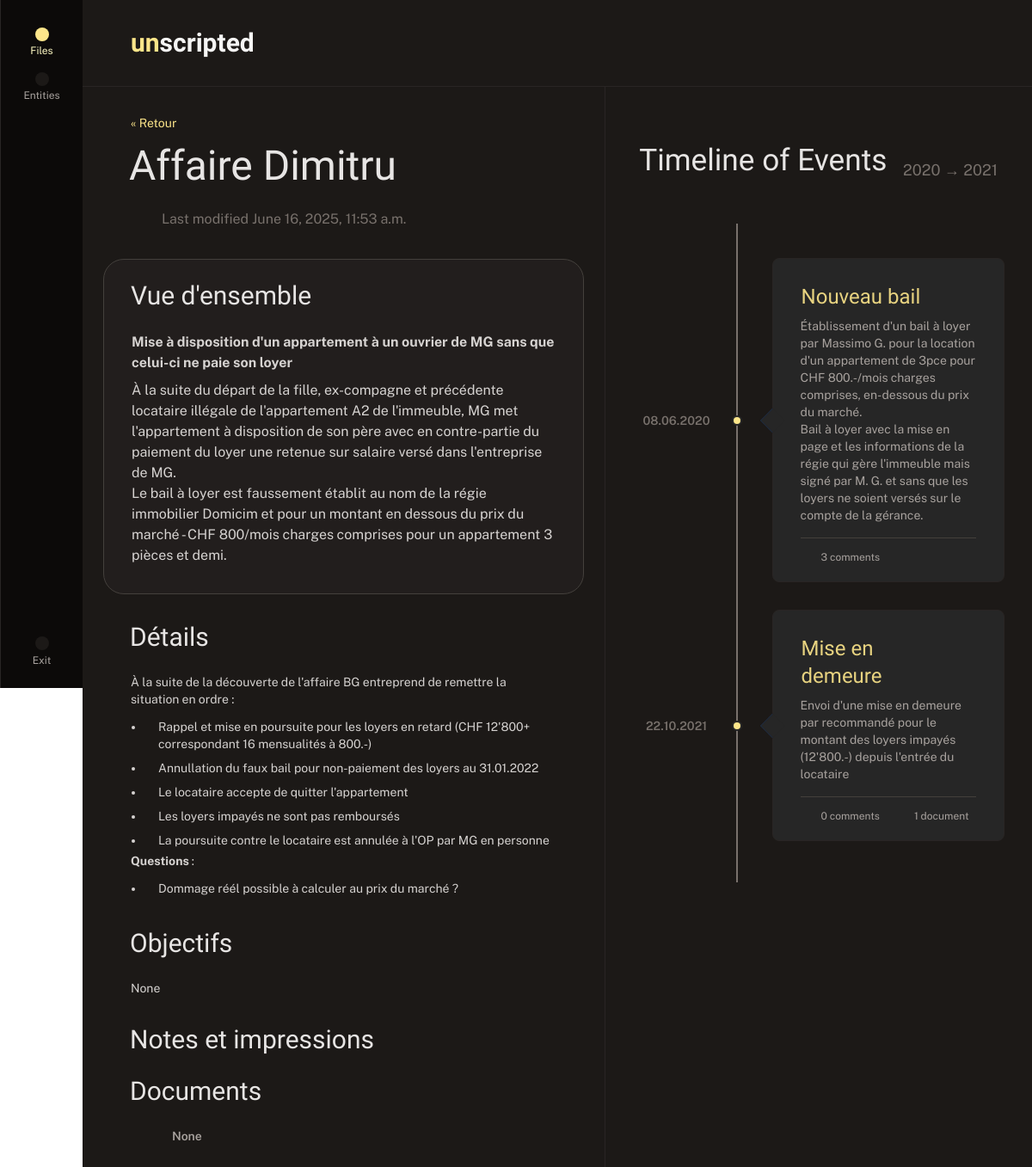
The page /files/affaire-dimitru/ (signed in) on the database its author committed.
### timeline/models.py (models this page shows, shortened)
class File(models.Model):
    owner = models.ForeignKey(User, on_delete=models.SET_NULL, null=True, blank=True, related_name="files")
    slug = models.SlugField(unique=True)
    parent = models.ForeignKey('self', on_delete=models.CASCADE, null=True, blank=True, related_name="children")
    name = models.CharField(max_length=200, unique=True)
    summary = RichTextField(blank=True, null=True)
    details = RichTextField(blank=True, null=True)
    information = RichTextField(blank=True, null=True, verbose_name="Practical informations")
    objectives = RichTextField(blank=True, null=True, verbose_name="Objectives")
    created_at = models.DateTimeField(auto_now_add=True)
    modified_at = models.DateTimeField(auto_now=True)
    documents = GenericRelation('UploadedDocument')
    notes = RichTextField(blank=True, null=True)
    comments = GenericRelation(Comment)
    tags = models.ManyToManyField('Tag', blank=True, related_name='file')
    active = models.BooleanField(default=False)
    def get_documents_from_events(self):
        event_ct = ContentType.objects.get_for_model(Event)
        return UploadedDocument.objects.filter(
            content_type=event_ct,
            object_id__in=self.events.values_list('id', flat=True)
        )

class UploadedDocument(models.Model):
    content_type = models.ForeignKey(ContentType, on_delete=models.CASCADE)
    object_id = models.PositiveIntegerField()
    content_object = GenericForeignKey("content_type", "object_id")
    document = models.FileField(upload_to="documents/")
    name = models.CharField(max_length=200, null=True, blank=True)
    description = models.CharField(max_length=200)
    uploaded_at = models.DateTimeField(auto_now_add=True)
    date = models.DateField(blank=True, null=True)
    date_approx_level = models.CharField(
        max_length=10,
        choices=APPROXIMATENESS_LEVELS,
        default='none',
    )
    tags = models.ManyToManyField('Tag', blank=True, related_name='uploaded_document')

class Event(models.Model):
    owner = models.ForeignKey(User, on_delete=models.SET_NULL, null=True, blank=True, related_name="events")
    file = models.ForeignKey(File, on_delete=models.SET_NULL, null=True, blank=True, related_name="events")
    name = models.CharField(max_length=200)
    date = models.DateField()
    date_approx_level = models.CharField(
        max_length=10,
        choices=APPROXIMATENESS_LEVELS,
        default='none',
    )
    description = RichTextField(blank=True, null=True)
    details = RichTextField(blank=True, null=True)
    abuse_types = models.ManyToManyField(AbuseType, blank=True)
    icon = models.CharField(max_length=50, blank=True)
    created_at = models.DateTimeField(auto_now_add=True)
    documents = GenericRelation('UploadedDocument')
    comments = GenericRelation(Comment)
    tags = models.ManyToManyField('Tag', blank=True, related_name='event')
    def get_absolute_url(self):
        return reverse('event_details', kwargs={'event_id': self.id})
    class Meta:
        ordering = ["date"]

### timeline_backend/views.py (the view)
# urls.py: path('files/<slug:slug>/', views.file_details, name='file_details'),
@login_required
def file_details(request, slug):
    file = get_object_or_404(File, slug=slug)
    events = file.events.order_by("date")
    first_event = events.first()
    last_event = events.last()
    direct_documents = file.documents.all()
    context = {
        "file": file,
        "events": events,
        "first_event": first_event,
        "last_event": last_event,
        'documents_from_events': file.get_documents_from_events(),
        "direct_documents": direct_documents,
    }
    return render(request, "file_details.html", context)

### templates/file_details.html (shortened to what this page needs)
{% extends "files.html" %}
{% block content %}
        <div class="font-sans text-stone-500 flex flex-row items-center gap-3 text-sm">
            <a href="../">« Retour</a>
        </div>
        <h1>{{ file.name }}</h1>
        <div class="font-sans text-stone-500 flex flex-row items-center gap-3 text-sm">
        <span class="text-stone-500 iconify block w-6 h-6 mb-1" data-icon="solar:calendar-date-bold-duotone" data-inline="false"></span>
        <span class="text-base">{% if file.modified_at %}Last modified {{ file.modified_at }}{% else %}Created {{ file.created_at }}{% endif %}</span>
        </div>
        <div class="
        p-6 md:py-6 md:px-8
        border border-stone-700 my-8 text-normal text-stone-300 rounded-3xl
        bg-stone-800 bg-opacity-50
        [&>p]:mb-2
        -mx-4 md:-mx-8
        ">
            <h2>Vue d'ensemble</h2>
            {{ file.summary|safe }}
        </div>
        <div class="
        text-sm text-stone-300
        [&>p]:mb-2 mb-8
        ">
        <h2>Détails</h2>
        {{ file.details|safe }}
        </div>
        <div class="
        text-sm text-stone-300
        [&>p]:mb-2 mb-8
        ">
        <h2>Objectifs</h2>
        {{ file.objectives|safe }}
        </div>
        <div class="
        text-sm text-stone-300
        [&>p]:mb-2 mb-8
        ">
        <h2>Notes et impressions</h2>
        <h2 class="mt-4">Documents</h2>
            <div class="flex flex-col">
            {% for document in documents_from_events %}
            <div class="flex flex-row mb-4">
                <div class="flex flex-col mr-4">
                    <a href="{{ document.document.url }}">
                    <span class="text-amber-200 iconify block w-8 h-8" data-icon="solar:document-bold-duotone" data-inline="false"></span>
                    </a>
                </div>
                <div class="flex flex-col">
                    <a href="{{ document.url }}" class="text-stone-400 font-semibold text-sm">{{ document.name }}</a>
                </div>
            </div>
            {% empty %}
            Pas de documents pour le moment.
            {% endfor %}
            </div>
        </div>
{% endblock %}
{% block other %}
      <div class="w-full bg-stone-900 overflow-y-auto custom-scrollbar lg:max-w-[45%] border-l border-stone-800 pb-24">
        <div class="px-6 md:px-8">
            <header class="lg:sticky lg:pt-[4.2rem] top-0 flex flex-row px-2 justify-between items-center z-20 bg-stone-900">
                <h2 class="font-medium text-stone-200 text-[2.2rem]">Timeline of Events</h2>
                {% if first_event and last_event %}
                <span class="text-lg text-stone-500">
                    {{ first_event.date|date:"Y" }} → {{ last_event.date|date:"Y" }}
                </span>
                {% endif %}
            </header>
            <div class="relative">
                <div class="max-w-none px-2">
                    {% if events %}
                    <div class="flex flex-row relative md:mt-6">
                        <div class="w-full md:pl-12 md:my-4">
                        {% for event in events %}
                        <div class="border border-stone-800 relative my-8 px-2 py-1 lg:px-4 lg:py-2 bg-neutral-800 -mx-2 w-auto rounded-lg">
                            <div class="hidden md:block absolute top-1/2 left-0 h-3 w-3 border-2 border-neutral-800 bg-amber-200 rounded-full -ml-[3rem] -translate-y-1/2"></div>
                            <div class="hidden md:block absolute top-1/2 left-0 -ml-[10.5rem] -translate-y-1/2 px-2 flex flex-col items-center text-center">
                            <div class="text-stone-500 text-xs leading-tight w-24">
                                <span class="text-sm font-semibold text-sm">{{ event.date|date:"d.m.Y" }}</span><br />
                            </div>
                            </div>
                            <div class="hidden md:block absolute top-1/2 left-0 -ml-[10px] -translate-y-1/2">
                            <div class="w-5 h-5 border border-slate-800 bg-neutral-800 -ml-[1px]" style="transform: rotate(225deg); border-bottom-width: 0; border-left-width: 0;"></div>
                            </div>
                            <div class="p-3 md:px-4 md:py-4">
                            <h4 class="text-lg md:text-2xl font-ui font-medium text-stone-400 mt-1 ml-[1px] mb-2">
                                <a
                                    href="{{ event.get_absolute_url }}" hx-get="{{ event.get_absolute_url }}"
                                    hx-target="#overlay-content"
                                    hx-swap="innerHTML"
                                    hx-on="htmx:afterSwap: document.getElementById('overlay').classList.remove('hidden')"
                                    class="hover:no-underline flex gap-0.5 hover:gap-1 items-center duration-200"
                                >
                                    <span class="mr-2 opacity-90 text-amber-200">{{ event.name }}</span>
                                    <span class="iconify w-4 h-4 shrink-0 align-baseline block" data-icon="carbon:popup" data-inline="false"></span>
                                </a>
                            </h4>
                            <div class="text-[0.85rem] md:text-sm text-stone-400">{{ event.description|safe }}</div>
                            </div>
                            <div class="flex flex-row border-t border-stone-700 text-stone-400 mx-3 md:mx-4 py-3 text-xs gap-4">
                                <div class="flex items-center gap-2">
                                    <span class="text-stone-400 iconify block w-4 h-4" data-icon="uim:comment-message" data-inline="false"></span>
                                    <span class="inline-block align-middle mt-[2px]">{{ event.comments.count }} comment{{ event.comments.count|pluralize }}</span>
                                </div>
                                <div class="flex items-center gap-2">
                                    {% if event.documents.exists %}
                                    <span class="text-stone-400 iconify block w-4 h-4" data-icon="solar:document-bold-duotone" data-inline="false"></span>
                                    <span class="inline-block align-middle mt-[2px]">
                                      {{ event.documents.count }} document
                                    </span>
                                    {% endif %}
                                </div>
                            </div>
                        </div>
                        {% endfor %}
                    </div>
                </div>
                {% else %}
                    <span class="text-stone-500">No events have been logged in this file. Yet.</span>
                {% endif %}
            </div>
</div>
        </div>
      </div>
{% endblock %}

### rows shown on the page
File: name "Affaire Dimitru", modified_at "June 16, 2025, 11:53 a.m.", summary "Mise à disposition d'un appartement à un ouvrier de MG sans que celui-ci ne paie son loyer À la suite du départ de la fille, ex-compagne et précédente locataire illégale de l'appartement A2 de l'immeuble, MG met l'appartement à disposition de son père avec en contre-partie du paiement du loyer une retenue sur salaire versé dans l'entreprise de MG. Le bail à loyer est faussement établit au nom de la régie immobilier Domicim et pour un montant en dessous du prix du marché - CHF 800/mois charges comprises pour un appartement 3 pièces et demi.", details "À la suite de la découverte de l'affaire BG entreprend de remettre la situation en ordre : Rappel et mise en poursuite pour les loyers en retard (CHF 12'800+ correspondant 16 mensualités à 800.-) Annullation du faux bail pour non-paiement des loyers au 31.01.2022 Le locataire accepte de quitter l'appartement Les loyers impayés ne sont pas remboursés La poursuite contre le locataire est annulée à l'OP par MG en personne Questions : Dommage réél possible à calculer au prix du marché ?", objectives "None"
UploadedDocument: name "None"
Event: date "2020", date "08.06.2020", name "Nouveau bail", description "Établissement d'un bail à loyer par Massimo G. pour la location d'un appartement de 3pce pour CHF 800.-/mois charges comprises, en-dessous du prix du marché. Bail à loyer avec la mise en page et les informations de la régie qui gère l'immeuble mais signé par M. G. et sans que les loyers ne soient versés sur le compte de la gérance.", comments.count "3"
Event: date "2021", date "22.10.2021", name "Mise en demeure", description "Envoi d'une mise en demeure par recommandé pour le montant des loyers impayés (12'800.-) depuis l'entrée du locataire", comments.count "0", documents.count "1"
